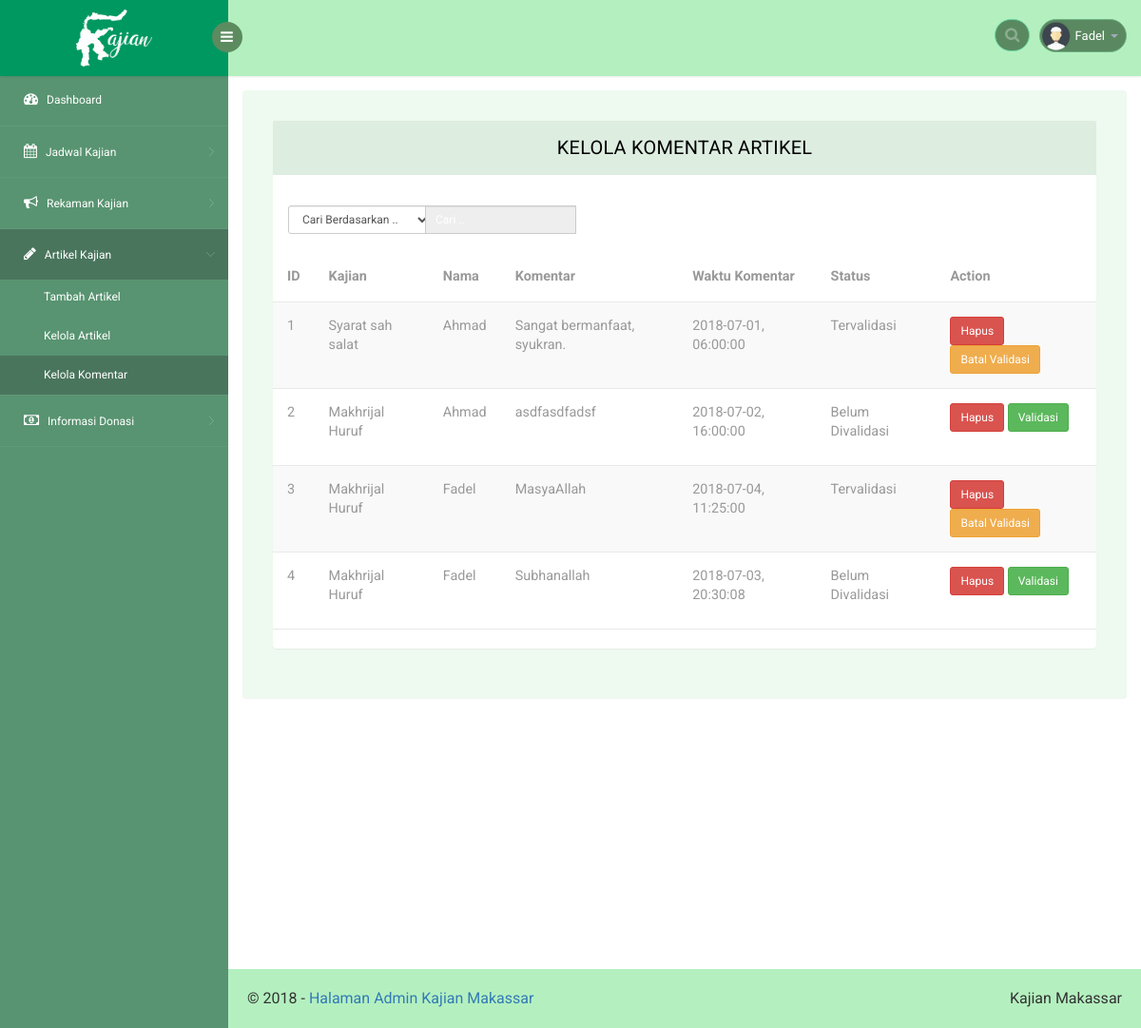
Screenshot of /web/komentarartikel.php (signed in) with the database file from the repository.
### tables this page shows
CREATE TABLE `komentar` (
  `id` int(11) NOT NULL,
  `id_artikel` int(11) NOT NULL,
  `nama` varchar(50) NOT NULL,
  `komentar` text NOT NULL,
  `status` enum('0','1') NOT NULL DEFAULT '0',
  `tanggal` date NOT NULL,
  `jam` time NOT NULL
);

CREATE TABLE `artikel_kajian` (
  `id` int(11) NOT NULL,
  `judul` varchar(500) NOT NULL,
  `pembicara` varchar(250) NOT NULL,
  `deskripsi` text NOT NULL,
  `kategori` enum('aqidah','tauhid','fikih','tematik') NOT NULL,
  `tanggal` date NOT NULL,
  `jam` time NOT NULL
);

### web/connect.php (called while the page is built, shortened)
<?php
	$link = "http://localhost/kajian-sunnah/web";
 ?>

### web/komentarartikel.php (the view, shortened to what this page needs)
<?php
include "connect.php";
if (!isset($_SESSION['nama_user'])) {
  header('location:'.$link.'/login.php');
}elseif (isset($_SESSION['nama_user'])) {
 ?>
 <!DOCTYPE html>
 <head>
    <link rel="stylesheet" href="css/bootstrap.min.css" >
    <link href="css/style.css" rel='stylesheet' type='text/css' />
    <link href="css/style-responsive.css" rel="stylesheet"/>
    <link rel="stylesheet" href="css/font.css" type="text/css"/>
    <link href="css/font-awesome.css" rel="stylesheet">
    <link rel="stylesheet" href="css/morris.css" type="text/css"/>
    <link rel="stylesheet" href="css/monthly.css">
</head>
<body>
    <section id="container">
        <header class="header fixed-top clearfix">
            <div class="brand">
                <a href="index.php" class="logo">
                    <b><img src="images/text-logo.png" style="width:80px;left:50%;top:50%;position:absolute;margin-top:-30px;margin-left:-40px" alt=""></b>
                </a>
                <div class="sidebar-toggle-box">
                    <div class="fa fa-bars"></div>
                </div>
            </div>
            <div class="top-nav clearfix">
                <ul class="nav pull-right top-menu">
                    <li>
                        <input type="text" class="form-control search" placeholder=" Search">
                    </li>
                    <li class="dropdown">
                        <a data-toggle="dropdown" class="dropdown-toggle" href="#">
                            <img alt="" src="images/2.png">
                            <span class="username"><?php echo $_SESSION['nama_user']; ?></span>
                            <b class="caret"></b>
                        </a>
                    </li>
                </ul>
            </div>
        </header>
        <aside>
            <div id="sidebar" class="nav-collapse">
                <div class="leftside-navigation">
                    <ul class="sidebar-menu" id="nav-accordion">
                        <li>
                            <a href="index.php">
                                <i class="fa fa-dashboard"></i>
                                <span>Dashboard</span>
                            </a>
                        </li>
                        <li class="sub-menu">
                          <a href="javascript:;">
                            <i class="fa fa-calendar"></i>
                            <span>Jadwal Kajian</span>
                          </a>
                        </li>
                        <li class="sub-menu">
                          <a href="javascript:;">
                            <i class="fa fa-bullhorn"></i>
                            <span>Rekaman Kajian</span>
                          </a>
                        </li>
                        <li class="sub-menu">
                          <a class="active" href="javascript:;">
                            <i class="fa fa-pencil"></i>
                            <span>Artikel Kajian</span>
                          </a>
                          <ul class="sub">
                            <li><a href="tambahartikel.php">Tambah Artikel</a></li>
                            <li><a href="artikelkajian.php">Kelola Artikel</a></li>
                            <li><a class="active" href="komentarartikel.php">Kelola Komentar</a></li>
                          </ul>
                        </li>
                        <li class="sub-menu">
                          <a href="javascript:;">
                            <i class="fa fa-money"></i>
                            <span>Informasi Donasi</span>
                          </a>
                        </li>
                    </ul>
                </div>
            </div>
        </aside>
        <section id="main-content">
         <section class="wrapper">
          <div class="table-agile-info">
           <div class="panel panel-default">
              <div class="panel-heading">
               Kelola Komentar Artikel
              </div>
              <div class="row w3-res-tb">
                <div class="col-sm-2 m-b-xs">
                  <select id="indeks" onchange="FunctionOnChange()" class="input-sm form-control w-sm inline v-middle">
                    <option value="0">Cari Berdasarkan ..</option>
                  </select>
                </div>
                <div class="col-sm-3">
                  <div class="input-group">
                    <input id="myInput" type="text" onkeyup="myFunction()" class="input-sm form-control" placeholder="Cari .." disabled>
                  </div>
                </div>
              </div>
              <div>
                <div class="table-responsive">
                <table id="myTable" class="table table-striped b-t b-light">
                  <thead>
                    <tr>
                      <th data-breakpoints="xs">ID</th>
                      <th>Kajian</th>
                      <th>Nama</th>
                      <th data-breakpoints="xs">Komentar</th>
                      <th data-breakpoints="xs">Waktu Komentar</th>
                      <th >Status</th>
                      <th >Action</th>
                    </tr>
                  </thead>
                  <tbody>
                    <?php
                      $query = "SELECT komentar.id, artikel_kajian.judul, komentar.nama, komentar.komentar, komentar.tanggal, komentar.jam,komentar.status FROM komentar inner join artikel_kajian WHERE komentar.id_artikel=artikel_kajian.id";
                      $result = $conn->query($query);
                      while ($row = $result->fetch_assoc()) {
                     ?>
                    <tr>
                      <td><?php echo $row['id']; ?></td>
                      <td>
                        <div class="table-cell-inner"> <?php echo $row['judul']; ?></div>
                      </td>
                      <td><?php echo $row['nama']; ?></td>
                      <td><?php echo $row['komentar']; ?></td>
                      <td><?php echo $row['tanggal'].", ".$row['jam']; ?></td>
                      <td>
                        <?php
                          if ($row['status']==1) {
                            echo "Tervalidasi";
                          } elseif ($row['status']==0) {
                            echo "Belum Divalidasi";
                          }
                         ?>
                      </td>
                      <td>
                        <a onclick="return confirm('Hapus Komentar <?php echo $row['nama']; ?>?')" href="<?php echo $link; ?>/proses/crud-artikel.php?hapuskomen=<?php echo $row['id'] ?>"><button type="button" class="btn btn-sm btn-danger">Hapus</button></a>
                        <?php
                          if ($row['status']==0) {
                            echo "<a href='".$link."/proses/crud-artikel.php?kode=v&validasi=".$row['id']."'><button type='button' class='btn btn-sm btn-success'>Validasi</button></a>";
                          } elseif ($row['status']==1) {
                            echo "<a href='".$link."/proses/crud-artikel.php?kode=u&validasi=".$row['id']."'><button type='button' class='btn btn-sm btn-warning'>Batal Validasi</button></a>";
                          }
                         ?>
                      </td>
                    </tr>
                    <?php } ?>
                  </tbody>
                </table></div>
              </div>
            </div>
          </div>
         </section>
         <div class="footer" style="margin-top:200px">
            <div class="pull-right d-none d-sm-inline-block">Kajian Makassar
            </div>
            &copy; 2018 - <a href="#">Halaman Admin Kajian Makassar</a>
          </div>
       </section>
</section>
</body>
</html>
<?php
}
?>

### rows the page displays
komentar: id "1", id_artikel.judul "Syarat sah salat", nama "Ahmad", komentar "Sangat bermanfaat, syukran.", tanggal "2018-07-01", jam "06:00:00", status "Tervalidasi"
komentar: id "2", id_artikel.judul "Makhrijal Huruf", nama "Ahmad", komentar "asdfasdfadsf", tanggal "2018-07-02", jam "16:00:00", status "Belum Divalidasi"
komentar: id "3", id_artikel.judul "Makhrijal Huruf", nama "Fadel", komentar "MasyaAllah", tanggal "2018-07-04", jam "11:25:00", status "Tervalidasi"
komentar: id "4", id_artikel.judul "Makhrijal Huruf", nama "Fadel", komentar "Subhanallah", tanggal "2018-07-03", jam "20:30:08", status "Belum Divalidasi"

### other values shown
$_SESSION['nama_user'] "Fadel"
